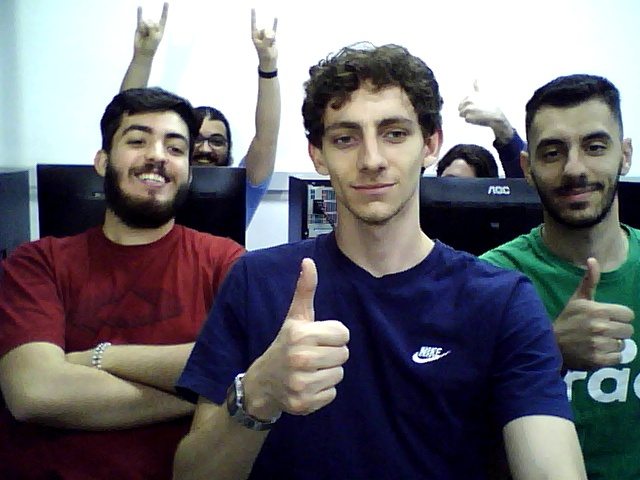
//> input picture lab2/2/sal_pimenta/image.jpg, 640 x 480 px
$ ./sal_pimenta   (built with g++ and OpenCV 4)
//> lines starting //> are read from the running program, lines starting //| are printed output that depends on the picture; after the words box and inside, x2 and y2 are one past the last pixel; in counts of white or black regions, pixels touching at a corner belong together
#include <iostream>
#include <opencv2/imgproc/imgproc.hpp>
#include <opencv2/highgui/highgui.hpp>
#include <opencv2/core/core.hpp>

using namespace std;
using namespace cv;

void add_salt_pepper_noise(Mat &srcArr, float pa, float pb )
{
	RNG rng; // rand number generator
    int amount1=srcArr.rows*srcArr.cols*pa;
    int amount2=srcArr.rows*srcArr.cols*pb;
    for(int counter=0; counter<amount1; ++counter)
    {
     srcArr.at<uchar>(rng.uniform( 0,srcArr.rows), rng.uniform(0, srcArr.cols)) =0;

    }
     for (int counter=0; counter<amount2; ++counter)
     {
     srcArr.at<uchar>(rng.uniform(0,srcArr.rows), rng.uniform(0,srcArr.cols)) = 255;
     }
}

int main(int argc, char* argv[]) {
	Mat srcArr;

	if (argc <= 1) {
		srcArr = imread("image.jpg");
//> srcArr is the input picture: 480 rows x 640 cols, CV_8UC3; mean B, G, R 112.2, 106.2, 108
	} else if (argc >= 2) {
		srcArr = imread(argv[1]);
	}

	cvtColor(srcArr, srcArr, COLOR_RGB2GRAY, 1);
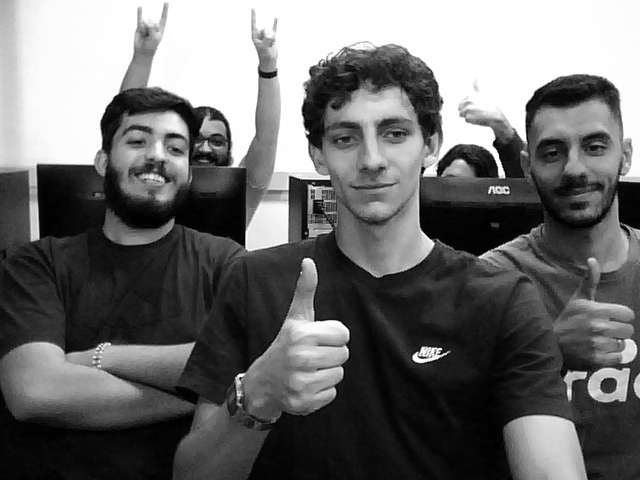
//> srcArr: 480 rows x 640 cols, CV_8UC1; min 0, max 255, mean 108.2

	float pa = 0.02;
	float pb = 0.02;

	add_salt_pepper_noise(srcArr, pa, pb);
//> after the loop in add_salt_pepper_noise, `for(int counter=0; counter<amount1; ++counter)`:
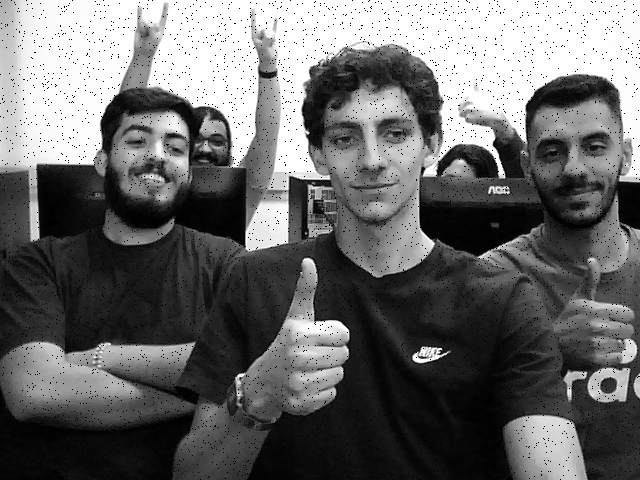
//> srcArr: 480 rows x 640 cols, CV_8UC1; 1.98% of pixels changed, all inside (x1, y1, x2, y2) = (0, 0, 640, 480)
//> after the loop in add_salt_pepper_noise, `for (int counter=0; counter<amount2; ++counter)`:
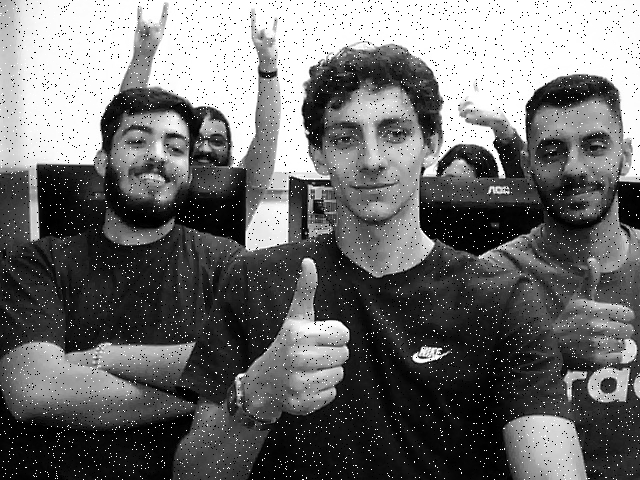
//> srcArr: 480 rows x 640 cols, CV_8UC1; 1.77% of pixels changed, all inside (x1, y1, x2, y2) = (0, 0, 640, 480)

	imwrite("salt_pepper_noise_image.jpg", srcArr);

	printf("\nFiltro sal e pimenta aplicado na imagem!");
	printf("\nImagem salva\n\n");
}
